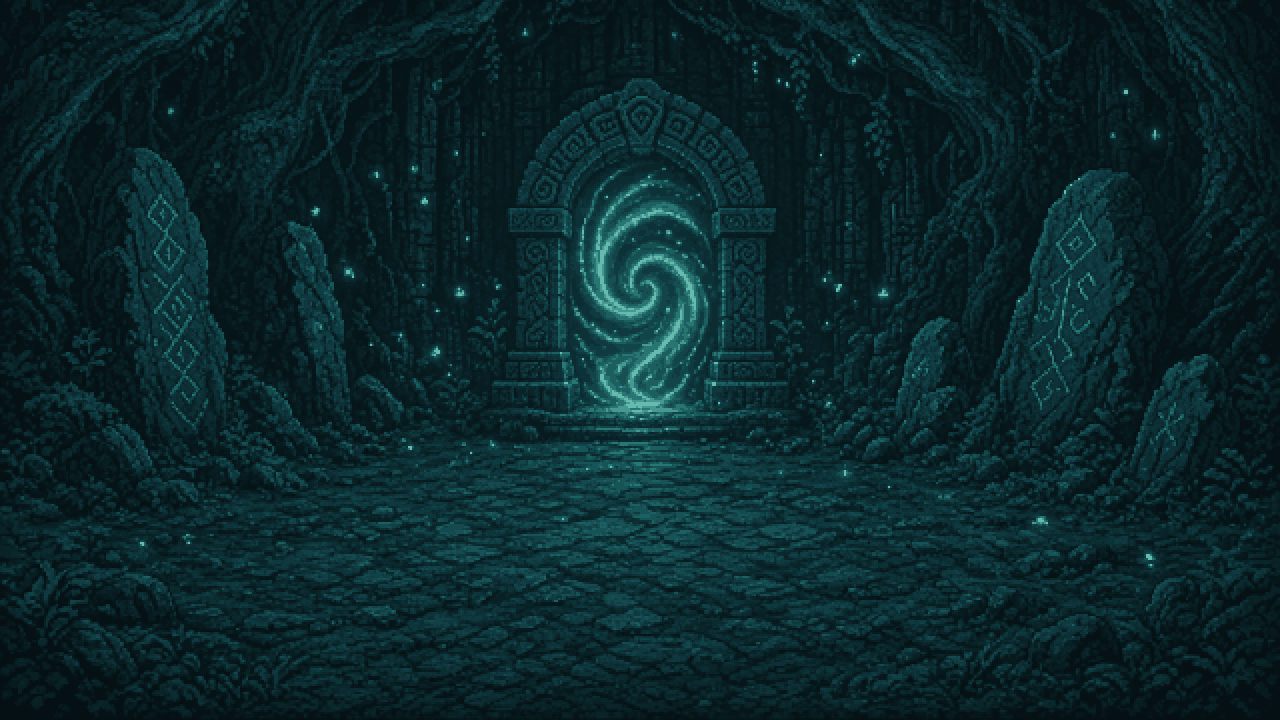
#> input picture assets/ui/echo/echo_chamber_bg_inkwater_1280x720.png, 1280 x 720 px, found by its file name
$ python build_echo_wide.py
#> lines starting #> are read from the running program, lines starting #| are printed output that depends on the picture
"""echo_chamber_bg_inkwater_1440x960: the live 1280x720 Ink-Water plate, UNCHANGED at (80,120), extended procedurally.
Extension = reflect of plain edge bands only (top: first 60 rows = roots, bottom: last 60 rows = floor, sides: 80 cols = rock/fern),
highlights clamped so no mirrored glows/runes/fireflies appear, then hard ordered-dither (Bayer) darkening outward. No blur, no new hues."""
import numpy as np, os, sys
from PIL import Image
REPO = sys.argv[1] if len(sys.argv) > 1 else '/workspace/wt_android'
SRC = f'{REPO}/assets/ui/echo/echo_chamber_bg_inkwater_1280x720.png'
OUT = sys.argv[2] if len(sys.argv) > 2 else os.path.dirname(os.path.abspath(__file__))
W, H, OX, OY = 1440, 960, 80, 120
src = np.array(Image.open(SRC).convert('RGB')).astype(np.int32); h, w = src.shape[:2]; assert (w, h) == (1280, 720)
#> after `h, w = src.shape[:2]`: h = 720; w = 1280
BAY = np.array([[0, 8, 2, 10], [12, 4, 14, 6], [3, 11, 1, 9], [15, 7, 13, 5]]) / 16.0
def pingpong(i, n): p = i % (2 * n); return np.where(p < n, p, 2 * n - 1 - p)
ys = np.arange(-OY, h + OY); rows = np.empty(len(ys), np.int32)
#> after `ys = np.arange(-OY, h + OY)`: ys = 960 values from -120 to 839
for i, y in enumerate(ys):
    rows[i] = pingpong(-y - 1, 60) if y < 0 else (h - 1 - pingpong(y - h, 60) if y >= h else y)
ext = src[rows]
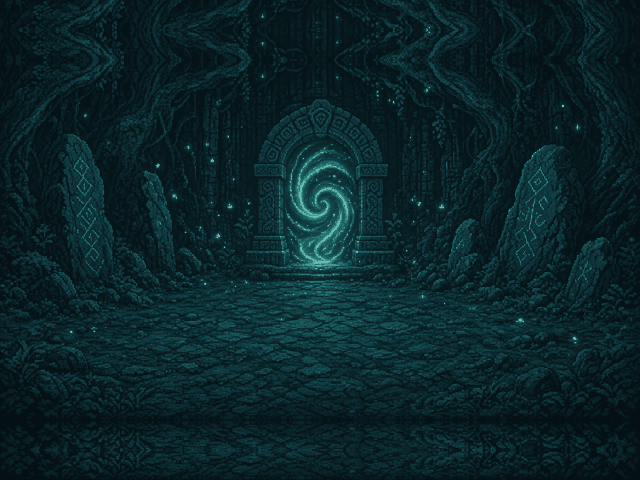
#> ext: shape (960, 1280, 3) int32 (shown at 1/2 size); mean R, G, B 9.6, 36.4, 40.5
xs = np.arange(-OX, w + OX); cols = np.where(xs < 0, -xs - 1, np.where(xs >= w, 2 * w - 1 - xs, xs)); ext = ext[:, np.clip(cols, 0, w - 1)]
#> after `xs = np.arange(-OX, w + OX)`: xs = 1440 values from -80 to 1359
#> after `ext = ext[:, np.clip(cols, 0, w - 1)]`:
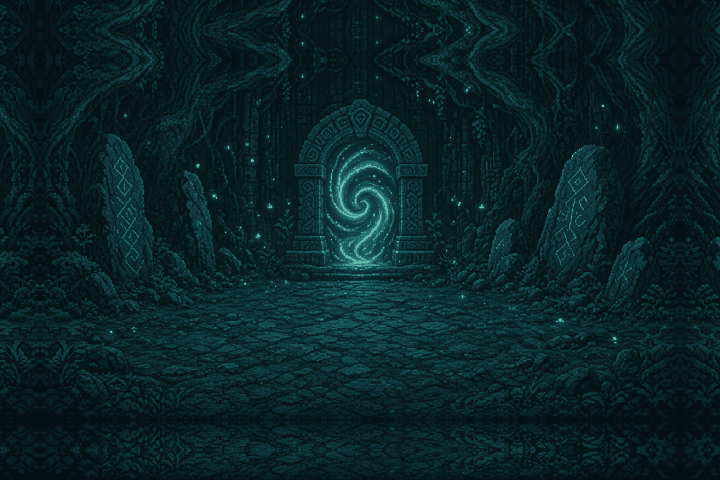
#> ext: shape (960, 1440, 3) int32 (shown at 1/2 size); mean R, G, B 9.3, 35.3, 39.4
# highlight clamp (extension only): nothing brighter than the plate's 88th-percentile luminance
lum = lambda a: a[..., 0] * .3 + a[..., 1] * .59 + a[..., 2] * .11
T = np.percentile(lum(src), 88); L = lum(ext)
#> after `T = np.percentile(lum(src), 88)`: T = 45.76
#> after `L = lum(ext)`:
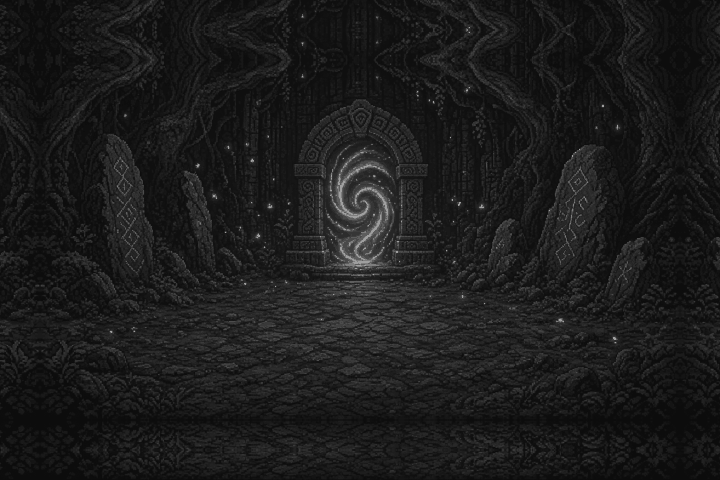
#> L: shape (960, 1440) float64 (shown at 1/2 size); min 12.73, max 159.5, mean 28
ext = (ext * np.minimum(1.0, T / np.maximum(L, 1))[..., None]).astype(np.int32)
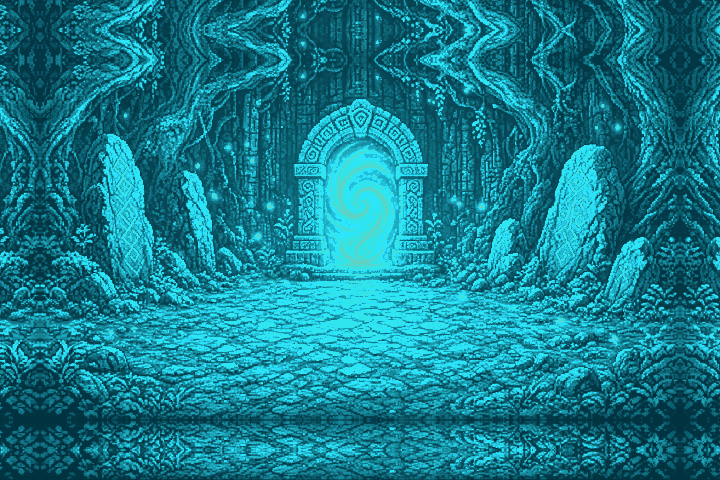
#> ext: shape (960, 1440, 3) int32 (shown at 1/2 size); mean R, G, B 8.7, 33.5, 37.6; drawn with min black and max white
yy, xx = np.mgrid[0:H, 0:W]
dx = np.maximum(np.maximum(OX - xx, xx - (OX + w - 1)), 0) / float(OX)
dy = np.maximum(np.maximum(OY - yy, yy - (OY + h - 1)), 0) / float(OY)
f = np.clip(np.maximum(dx, dy), 0, 1) ** 0.55
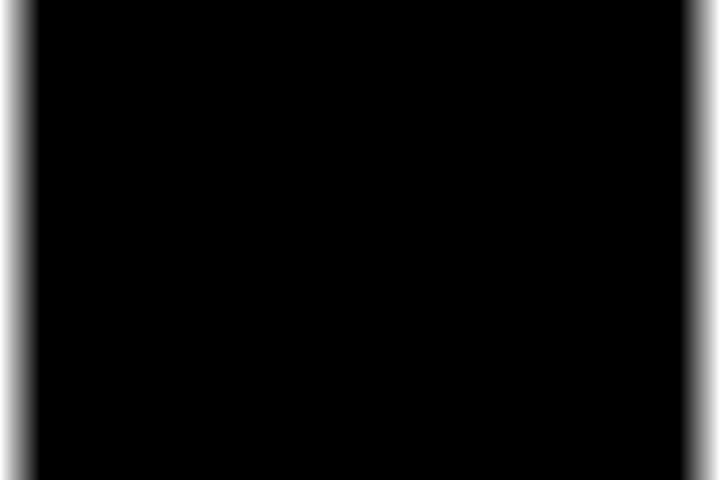
#> dx: shape (960, 1440) float64 (shown at 1/2 size); min 0, max 1, mean 0.0563
v = f + (BAY[yy % 4, xx % 4] - 0.5) * 0.22
k = np.where(f <= 0, 1.0, np.where(v < 0.16, 1.0, np.where(v < 0.36, 0.78, np.where(v < 0.56, 0.56, np.where(v < 0.76, 0.36, 0.2)))))
tint = np.array(src[:40].reshape(-1, 3).min(0)) // 1  # darkest plate colour, no new hues
#> tint = [4, 16, 19]
out = (ext * k[..., None] + tint * (1 - k[..., None])).astype(np.int32)
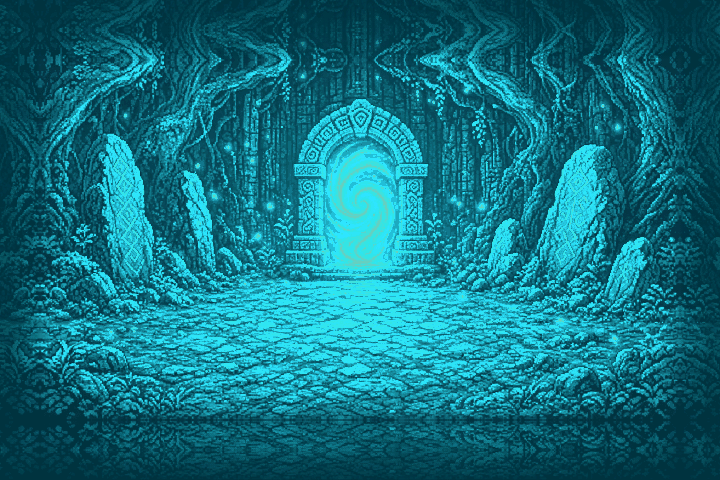
#> out: shape (960, 1440, 3) int32 (shown at 1/2 size); mean R, G, B 7.9, 30.9, 34.7; drawn with min black and max white
out[OY:OY + h, OX:OX + w] = src
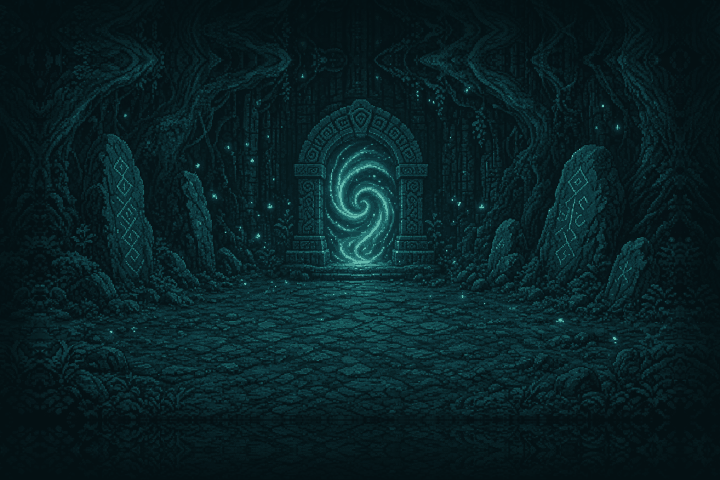
#> out: shape (960, 1440, 3) int32 (shown at 1/2 size); mean R, G, B 8.5, 32.6, 36.5
assert (out[OY:OY + h, OX:OX + w] == src).all()
im = Image.fromarray(out.astype(np.uint8), 'RGB'); im.save(f'{OUT}/echo_chamber_bg_inkwater_1440x960.png'); print(im.size, 'T', T, 'tint', tint)
#| (1440, 960) T 45.76 tint [ 4 16 19]
